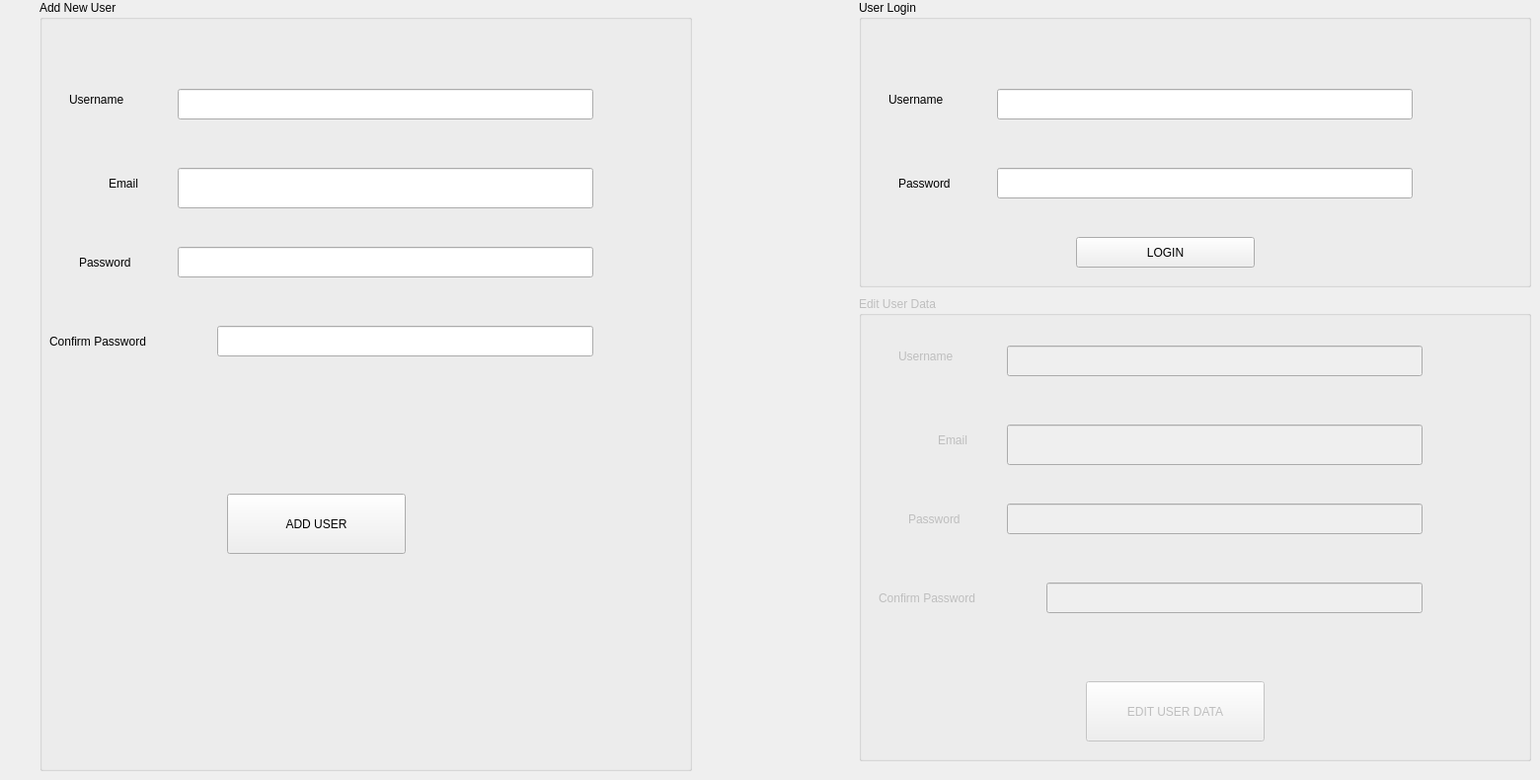
    <widget class="QWidget" name="tab_3">
     <attribute name="title">
      <string>Users</string>
     </attribute>
     <widget class="QGroupBox" name="groupBox_2">
      <property name="geometry">
       <rect>
        <x>40</x>
        <y>0</y>
        <width>661</width>
        <height>781</height>
       </rect>
      </property>
      <property name="title">
       <string>Add New User</string>
      </property>
      <widget class="QLabel" name="label_4">
       <property name="geometry">
        <rect>
         <x>30</x>
         <y>80</y>
         <width>101</width>
         <height>41</height>
        </rect>
       </property>
       <property name="text">
        <string>Username</string>
       </property>
      </widget>
      <widget class="QLabel" name="label_16">
       <property name="geometry">
        <rect>
         <x>40</x>
         <y>250</y>
         <width>91</width>
         <height>31</height>
        </rect>
       </property>
       <property name="text">
        <string>Password</string>
       </property>
      </widget>
      <widget class="QLabel" name="label_17">
       <property name="geometry">
        <rect>
         <x>70</x>
         <y>170</y>
         <width>71</width>
         <height>31</height>
        </rect>
       </property>
       <property name="text">
        <string>Email</string>
       </property>
      </widget>
      <widget class="QLabel" name="label_19">
       <property name="geometry">
        <rect>
         <x>10</x>
         <y>330</y>
         <width>161</width>
         <height>31</height>
        </rect>
       </property>
       <property name="text">
        <string>Confirm Password</string>
       </property>
      </widget>
      <widget class="QLineEdit" name="lineEdit_4">
       <property name="geometry">
        <rect>
         <x>140</x>
         <y>90</y>
         <width>421</width>
         <height>31</height>
        </rect>
       </property>
      </widget>
      <widget class="QLineEdit" name="lineEdit_5">
       <property name="geometry">
        <rect>
         <x>140</x>
         <y>170</y>
         <width>421</width>
         <height>41</height>
        </rect>
       </property>
      </widget>
      <widget class="QLineEdit" name="lineEdit_9">
       <property name="geometry">
        <rect>
         <x>140</x>
         <y>250</y>
         <width>421</width>
         <height>31</height>
        </rect>
       </property>
       <property name="echoMode">
        <enum>QLineEdit::Password</enum>
       </property>
      </widget>
      <widget class="QLineEdit" name="lineEdit_10">
       <property name="geometry">
        <rect>
         <x>180</x>
         <y>330</y>
         <width>381</width>
         <height>31</height>
        </rect>
       </property>
       <property name="echoMode">
        <enum>QLineEdit::Password</enum>
       </property>
      </widget>
      <widget class="QPushButton" name="pushButton_15">
       <property name="geometry">
        <rect>
         <x>190</x>
         <y>500</y>
         <width>181</width>
         <height>61</height>
        </rect>
       </property>
       <property name="text">
        <string>ADD USER</string>
       </property>
      </widget>
      <widget class="QLabel" name="label_5">
       <property name="geometry">
        <rect>
         <x>170</x>
         <y>420</y>
         <width>401</width>
         <height>51</height>
        </rect>
       </property>
       <property name="font">
        <font>
         <pointsize>16</pointsize>
        </font>
       </property>
       <property name="text">
        <string/>
       </property>
      </widget>
     </widget>
     <widget class="QGroupBox" name="groupBox_3">
      <property name="geometry">
       <rect>
        <x>870</x>
        <y>0</y>
        <width>681</width>
        <height>291</height>
       </rect>
      </property>
      <property name="title">
       <string>User Login</string>
      </property>
      <widget class="QLineEdit" name="lineEdit_14">
       <property name="geometry">
        <rect>
         <x>140</x>
         <y>90</y>
         <width>421</width>
         <height>31</height>
        </rect>
       </property>
      </widget>
      <widget class="QLabel" name="label_20">
       <property name="geometry">
        <rect>
         <x>40</x>
         <y>170</y>
         <width>91</width>
         <height>31</height>
        </rect>
       </property>
       <property name="text">
        <string>Password</string>
       </property>
      </widget>
      <widget class="QLineEdit" name="lineEdit_15">
       <property name="geometry">
        <rect>
         <x>140</x>
         <y>170</y>
         <width>421</width>
         <height>31</height>
        </rect>
       </property>
       <property name="echoMode">
        <enum>QLineEdit::Password</enum>
       </property>
      </widget>
      <widget class="QLabel" name="label_22">
       <property name="geometry">
        <rect>
         <x>30</x>
         <y>80</y>
         <width>101</width>
         <height>41</height>
        </rect>
       </property>
       <property name="text">
        <string>Username</string>
       </property>
      </widget>
      <widget class="QPushButton" name="pushButton_16">
       <property name="geometry">
        <rect>
         <x>220</x>
         <y>240</y>
         <width>181</width>
         <height>31</height>
        </rect>
       </property>
       <property name="text">
        <string>LOGIN</string>
       </property>
      </widget>
     </widget>
     <widget class="QGroupBox" name="groupBox_4">
      <property name="enabled">
       <bool>false</bool>
      </property>
      <property name="geometry">
       <rect>
        <x>870</x>
        <y>300</y>
        <width>681</width>
        <height>471</height>
       </rect>
      </property>
      <property name="title">
       <string>Edit User Data</string>
      </property>
      <widget class="QLabel" name="label_26">
       <property name="geometry">
        <rect>
         <x>50</x>
         <y>210</y>
         <width>91</width>
         <height>31</height>
        </rect>
       </property>
       <property name="text">
        <string>Password</string>
       </property>
      </widget>
      <widget class="QLineEdit" name="lineEdit_16">
       <property name="geometry">
        <rect>
         <x>150</x>
         <y>50</y>
         <width>421</width>
         <height>31</height>
        </rect>
       </property>
      </widget>
      <widget class="QLabel" name="label_25">
       <property name="geometry">
        <rect>
         <x>80</x>
         <y>130</y>
         <width>71</width>
         <height>31</height>
        </rect>
       </property>
       <property name="text">
        <string>Email</string>
       </property>
      </widget>
      <widget class="QLabel" name="label_27">
       <property name="geometry">
        <rect>
         <x>40</x>
         <y>40</y>
         <width>101</width>
         <height>41</height>
        </rect>
       </property>
       <property name="text">
        <string>Username</string>
       </property>
      </widget>
      <widget class="QLineEdit" name="lineEdit_18">
       <property name="geometry">
        <rect>
         <x>150</x>
         <y>210</y>
         <width>421</width>
         <height>31</height>
        </rect>
       </property>
       <property name="echoMode">
        <enum>QLineEdit::Password</enum>
       </property>
      </widget>
      <widget class="QLabel" name="label_24">
       <property name="geometry">
        <rect>
         <x>20</x>
         <y>290</y>
         <width>161</width>
         <height>31</height>
        </rect>
       </property>
       <property name="text">
        <string>Confirm Password</string>
       </property>
      </widget>
      <widget class="QPushButton" name="pushButton_17">
       <property name="geometry">
        <rect>
         <x>230</x>
         <y>390</y>
         <width>181</width>
         <height>61</height>
        </rect>
       </property>
       <property name="text">
        <string>EDIT USER DATA</string>
       </property>
      </widget>
      <widget class="QLineEdit" name="lineEdit_19">
       <property name="geometry">
        <rect>
         <x>190</x>
         <y>290</y>
         <width>381</width>
         <height>31</height>
        </rect>
       </property>
      </widget>
      <widget class="QLineEdit" name="lineEdit_17">
       <property name="geometry">
        <rect>
         <x>150</x>
         <y>130</y>
         <width>421</width>
         <height>41</height>
        </rect>
       </property>
      </widget>
     </widget>
    </widget>
